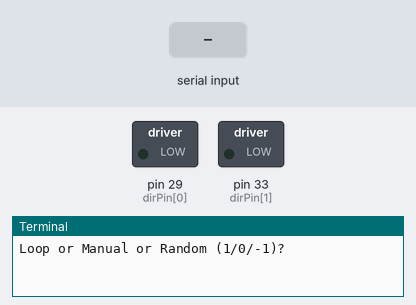
The program below on a simulated Raspberry Pi (header pin numbers). Parts: switched loads named in the program (green lamp = pin HIGH), the last lines printed to the terminal. The inputs (shaded band) are chosen by the test bench. Random numbers come from a fixed seed; pins used as bus, display or sensor lines are not drawn.

Above: at 1.2 s.
1.3 s: "0" typed at the terminal, then Enter
2.8 s: "1" typed at the terminal, then Enter
4.3 s: "5" typed at the terminal, then Enter
At 4.6 s:
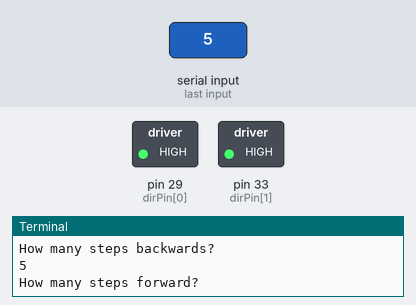
5.8 s: "90" typed at the terminal, then Enter
At 6.9 s:
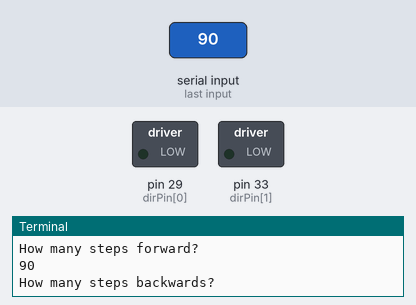
7.3 s: "200" typed at the terminal, then Enter
At 8.1 s:
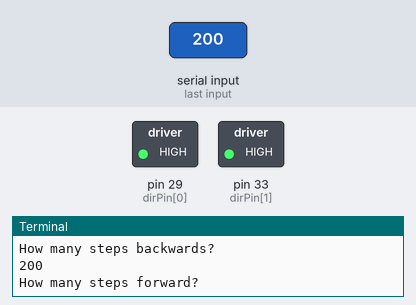
Timing chart, 0 to 9.8 s (numbered marks = the images above; inputs shaded):
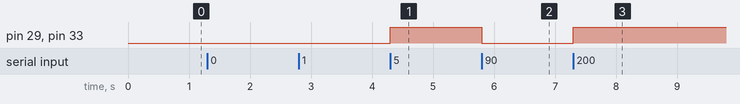

The program:

motor_test.py
```python
import RPi.GPIO as GPIO
import time
import random
usleep = lambda x: time.sleep(x/1000.0/1000.0)

# Mot1 on board, Mot2 below
dirPin = [29,33]
stepPin = [31,35]
sleepPin = [32,36]
triggerPin = [38,40]
triggerSet = [False, False]
delay = 1800.0

def trigger0(channel):
    triggerSet[0]=True
def trigger1(channel):
        triggerSet[1]=True

def move(steps):
    for j in range(2):
        GPIO.output(dirPin[j], GPIO.HIGH if steps[j]<0 else GPIO.LOW)
        GPIO.output(sleepPin[j], GPIO.HIGH)
        steps[j] = abs(steps[j])
    for i in range(max(steps[0], steps[1])):
        for j in range(2):
            if i>=steps[j]:
                continue
            GPIO.output(stepPin[j], GPIO.HIGH)
            usleep(1)
            GPIO.output(stepPin[j], GPIO.LOW)
        t = 400.0 #steps until full speed
        d_start = 4000.0 #start delay
        f_i = (d_start-delay)/(t*t) * (i-t)*(i-t) + delay #calc delay
        usleep(f_i if i < t else delay)
    for j in range(2):
        GPIO.output(sleepPin[j], GPIO.LOW)

GPIO.setmode(GPIO.BOARD)

# Initialize to LOW
for pin in [dirPin, stepPin, sleepPin]:
    GPIO.setup(pin, GPIO.OUT, initial=GPIO.LOW)
GPIO.setup(triggerPin[0], GPIO.IN, pull_up_down=GPIO.PUD_DOWN)
GPIO.setup(triggerPin[1], GPIO.IN, pull_up_down=GPIO.PUD_DOWN)
GPIO.add_event_detect(triggerPin[0], GPIO.RISING, callback=trigger0)
GPIO.add_event_detect(triggerPin[1], GPIO.RISING, callback=trigger1)
# UI
try:
    i = int(raw_input("Loop or Manual or Random (1/0/-1)?"))
    if i > 0:
        while True:
            x = 2000
            y = 2000
            move([x, y])
            time.sleep(0.5)
            move([-x, -y])
            time.sleep(0.5)
    elif i == 0:
        while True:
            steps = int(raw_input("How many steps forward? "))
            move([steps,steps])
            steps = int(raw_input("How many steps backwards? "))
            move([-steps,-steps])
    else:
        pos = [0,0]
        w = 2000.0
        while True:
            tx = int(random.random()*7.0)*w/6.0
            ty = int(random.random()*7.0)*w/6.0
            dx = int(tx-pos[0])
            dy = int(ty-pos[1])
            print(str(tx) + "/" + str(ty))
            move([dx,dy])
            pos[0] = pos[0]+dx
            pos[1] = pos[1]+dy
except KeyboardInterrupt:
    print("\nResetting...")
    # forward until signal
    for i in range(2):
        triggerSet[i] = (GPIO.input(triggerPin[i]) == 1)
    print(triggerSet)
    while not (triggerSet[0] and triggerSet[1]):
        xy = [0 if triggerSet[0] else -1, 0 if triggerSet[1] else -1]
        print(xy)
        move(xy)
    print("\nDone. Closing...")

GPIO.output(sleepPin[0], GPIO.LOW)
GPIO.output(sleepPin[1], GPIO.LOW)
str = raw_input("\nDone, sleeping; turn off power!\nPress any key to continue...")

GPIO.cleanup()
print("Cleaned up")
```

Measured:
- after the input at 4.3 s, pin 29 (dirPin[0]), pin 33 (dirPin[1]): LOW → HIGH at once
- after the input at 5.8 s, pin 29 (dirPin[0]), pin 33 (dirPin[1]): HIGH → LOW at once
- after the input at 7.3 s, pin 29 (dirPin[0]), pin 33 (dirPin[1]): LOW → HIGH at once
